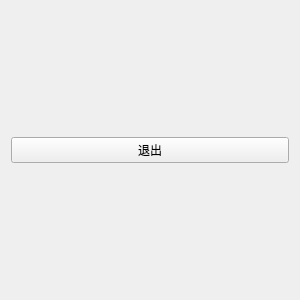
<?xml version="1.0" encoding="UTF-8"?>
<ui version="4.0">
 <class>SetWidget</class>
 <widget class="QWidget" name="SetWidget">
  <property name="geometry">
   <rect>
    <x>0</x>
    <y>0</y>
    <width>300</width>
    <height>300</height>
   </rect>
  </property>
  <property name="windowTitle">
   <string>Form</string>
  </property>
  <layout class="QGridLayout" name="gridLayout">
   <item row="0" column="0">
    <widget class="QPushButton" name="ButtonExit">
     <property name="text">
      <string>退出</string>
     </property>
    </widget>
   </item>
  </layout>
 </widget>
 <resources/>
 <connections/>
</ui>
